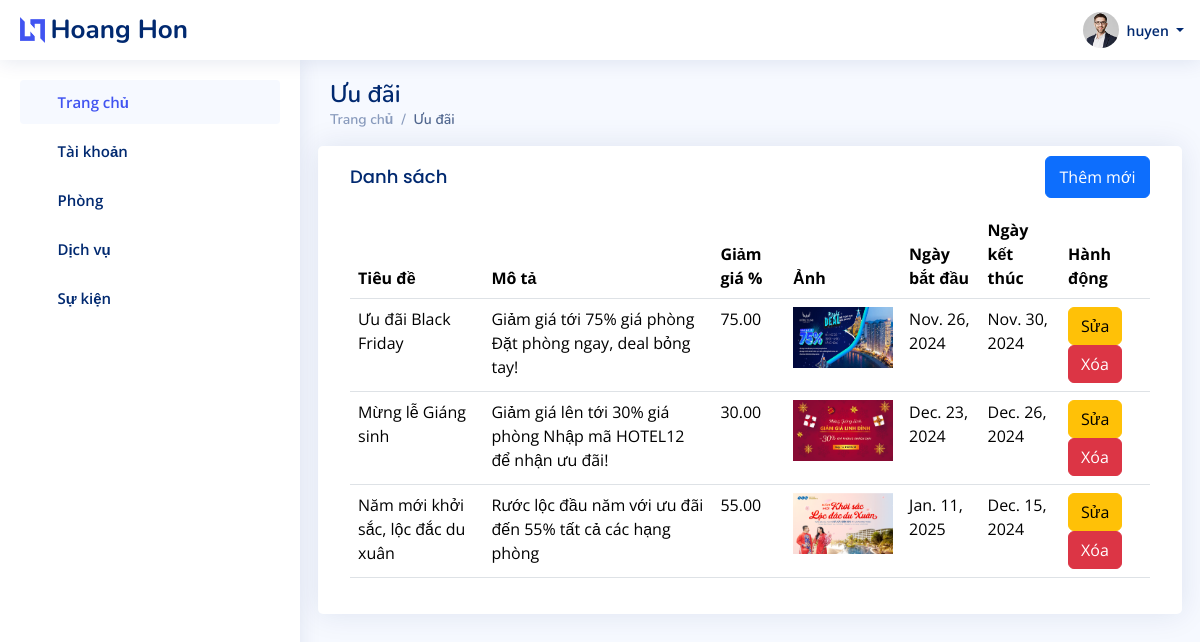
The app's page /admin_dashboard/gifts (signed in) with its own data.
### admin_custom/models.py (models this page shows, shortened)
class Offer(models.Model):
    title = models.CharField(max_length=100)
    description = models.TextField()
    author = models.ForeignKey(User, on_delete=models.CASCADE)
    discount_percentage = models.DecimalField(max_digits=5, decimal_places=2)
    image = models.ImageField(
        upload_to=get_image_upload_path_post, null=True, blank=True)
    start_date = models.DateField()
    end_date = models.DateField()
    class Meta:
        permissions = [
            ("can_view_offer", "Can view offer"),
            ("can_create_offer", "Can create offer"),
            ("can_edit_offer", "Can edit offer"),
            ("can_delete_offer", "Can delete offer"),
        ]

### admin_custom/views.py (the view, shortened to what this page needs)
# urls.py: path('admin_dashboard/gifts', admin_custom.admin_gift, name='admin_gift'),
@login_required
@check_employee_permission([EmployeePermission.ADMIN, EmployeePermission.CONTENT_MANAGER, EmployeePermission.EDITOR])
def admin_gift(request):
    offers = Offer.objects.all()
    context = {
        'permission_context': get_permission_context_by_permission(request.user.employee.permission),
        'user': request.user,
        'offers': offers
    }
    return render(request, 'admin/gift.html', context)

### home/templates/admin/gift.html (shortened to what this page needs)
{% load static %}
<!DOCTYPE html>
<html lang="en">
    <head>
        <link href="{% static 'assets/vendor/bootstrap/css/bootstrap.min.css' %}"
              rel="stylesheet" />
        <link href="{% static 'assets/vendor/bootstrap-icons/bootstrap-icons.css' %}"
              rel="stylesheet" />
        <link href="{% static 'assets/vendor/boxicons/css/boxicons.min.css' %}"
              rel="stylesheet" />
        <link href="{% static 'assets/vendor/quill/quill.snow.css' %}"
              rel="stylesheet" />
        <link href="{% static 'assets/vendor/quill/quill.bubble.css' %}"
              rel="stylesheet" />
        <link href="{% static 'assets/vendor/remixicon/remixicon.css' %}"
              rel="stylesheet" />
        <link href="{% static 'assets/vendor/simple-datatables/style.css' %}"
              rel="stylesheet" />
        <link href="{% static 'assets/css/style.css' %}" rel="stylesheet" />
    </head>
    <body>
        {% include 'includes/admin/header.html' with username=user %}
        {% include 'includes/admin/sidebar.html' with ctx=permission_context %}
        <main id="main" class="main">
            <div class="pagetitle">
                <h1>Ưu đãi</h1>
                <nav>
                    <ol class="breadcrumb">
                        <li class="breadcrumb-item">
                            <a href="index.html">Trang chủ</a>
                        </li>
                        <li class="breadcrumb-item active">Ưu đãi</li>
                    </ol>
                </nav>
            </div>
            <section class="section dashboard">
                <div class="row">
                    <div class="card">
                        <div class="card-body">
                            <div class="d-flex justify-content-between">
                                <h5 class="card-title">Danh sách</h5>
                                <button type="button"
                                        style="margin-top:10px;
                                               width:105px;
                                               height:42px"
                                        class="btn btn-primary"
                                        data-bs-toggle="modal"
                                        data-bs-target="#createOfferModal">
                                    Thêm
                                    mới
                                </button>
                            </div>
                            <table class="table">
                                <thead>
                                    <tr>
                                        <th>Tiêu đề</th>
                                        <th>Mô tả</th>
                                        <th>Giảm giá %</th>
                                        <th>Ảnh</th>
                                        <th>Ngày bắt đầu</th>
                                        <th>Ngày kết thúc</th>
                                        <th>Hành động</th>
                                    </tr>
                                </thead>
                                <tbody>
                                    {% for offer in offers %}
                                        <tr>
                                            <td>{{ offer.title }}</td>
                                            <td>{{ offer.description }}</td>
                                            <td>{{ offer.discount_percentage }}</td>
                                            <td>
                                                {% if offer.image %}
                                                    <img src="{{ offer.image.url }}" alt="Offer Image" width="100">
                                                {% else %}
                                                    <img src="{% static 'images/default_offer.jpg' %}"
                                                         alt="Default Image"
                                                         width="100">
                                                {% endif %}
                                            </td>
                                            <td>{{ offer.start_date }}</td>
                                            <td>{{ offer.end_date }}</td>
                                            <td>
                                                <button type="button"
                                                        class="btn btn-warning"
                                                        data-bs-toggle="modal"
                                                        data-bs-target="#editOfferModal{{ offer.id }}">Sửa</button>
                                                <form method="POST"
                                                      action="{% url 'delete_gift' offer.id %}"
                                                      style="display:inline">
                                                    <button type="submit" class="btn btn-danger">Xóa</button>
                                                </form>
                                            </td>
                                        </tr>
                                    {% endfor %}
                                </tbody>
                            </table>
                        </div>
                    </div>
                </div>
        </section>
    </main>
</body>
</html>

### home/templates/includes/admin/header.html (shortened to what this page needs)
{% load static %}
<header id="header" class="header fixed-top d-flex align-items-center">
  <div class="d-flex align-items-center justify-content-between">
    <a href="/" class="logo d-flex align-items-center">
      <img src="{% static 'assets/img/logo.png' %}" alt="" />
      <span class="d-none d-lg-block">Hoang Hon</span>
    </a>
    <i class="bi bi-list toggle-sidebar-btn"></i>
  </div>
  <nav class="header-nav ms-auto">
    <ul class="d-flex align-items-center">
      <li class="nav-item dropdown pe-3">
        <a class="nav-link nav-profile d-flex align-items-center pe-0"
           href="#"
           data-bs-toggle="dropdown">
          <img src="{% static 'assets/img/profile-img.jpg' %}"
               alt="Profile"
               class="rounded-circle" />
          <span class="d-none d-md-block dropdown-toggle ps-2">
            {% if username %}
              {{ username }}
            {% else %}
              Admin
            {% endif %}
          </span>
        </a>
      </li>
    </ul>
  </nav>
</header>

### home/static/assets/css/style.css (style rules this page uses)
:root { scroll-behavior: smooth; }
body { font-family: "Open Sans", sans-serif; background: #f6f9ff; color: #444444; }
a { color: #4154f1; text-decoration: none; }
h1, h2, h3, h4, h5, h6 { font-family: "Nunito", sans-serif; }
#main { margin-top: 60px; padding: 20px 30px; transition: all 0.3s; }
.pagetitle { margin-bottom: 10px; }
.pagetitle h1 { font-size: 24px; margin-bottom: 0; font-weight: 600; color: #012970; }
.card { margin-bottom: 30px; border: none; border-radius: 5px; box-shadow: 0px 0 30px rgba(1, 41, 112, 0.1); }
.card-title { padding: 20px 0 15px 0; font-size: 18px; font-weight: 500; color: #012970; font-family: "Poppins", sans-serif; }
.card-body { padding: 0 20px 20px 20px; }
.breadcrumb { font-size: 14px; font-family: "Nunito", sans-serif; color: #899bbd; font-weight: 600; }
.breadcrumb a { color: #899bbd; transition: 0.3s; }
.breadcrumb .breadcrumb-item::before { color: #899bbd; }
.breadcrumb .active { color: #51678f; font-weight: 600; }
.logo { line-height: 1; }
@media (min-width: 1200px) { .logo { width: 280px; } }
.logo img { max-height: 26px; margin-right: 6px; }
.logo span { font-size: 26px; font-weight: 700; color: #012970; font-family: "Nunito", sans-serif; }
.header { transition: all 0.5s; z-index: 997; height: 60px; box-shadow: 0px 2px 20px rgba(1, 41, 112, 0.1); background-color: #fff; padding-left: 20px; }
.header .toggle-sidebar-btn { font-size: 32px; padding-left: 10px; cursor: pointer; color: #012970; }
.header-nav ul { list-style: none; }
.header-nav>ul { margin: 0; padding: 0; }
.header-nav .nav-profile { color: #012970; }
.header-nav .nav-profile img { max-height: 36px; }
.header-nav .nav-profile span { font-size: 14px; font-weight: 600; }
@media (min-width: 1200px) { #main, #footer { margin-left: 300px; } }

### records on screen
Offer: title "Ưu đãi Black Friday", description "Giảm giá tới 75% giá phòng Đặt phòng ngay, deal bỏng tay!", discount_percentage "75.00", image (picture), start_date "Nov. 26, 2024", end_date "Nov. 30, 2024"
Offer: title "Mừng lễ Giáng sinh", description "Giảm giá lên tới 30% giá phòng Nhập mã HOTEL12 để nhận ưu đãi!", discount_percentage "30.00", image (picture), start_date "Dec. 23, 2024", end_date "Dec. 26, 2024"
Offer: title "Năm mới khởi sắc, lộc đắc du xuân", description "Rước lộc đầu năm với ưu đãi đến 55% tất cả các hạng phòng", discount_percentage "55.00", image (picture), start_date "Jan. 11, 2025", end_date "Dec. 15, 2024"

### other values on screen
{{ username }} "huyen"
